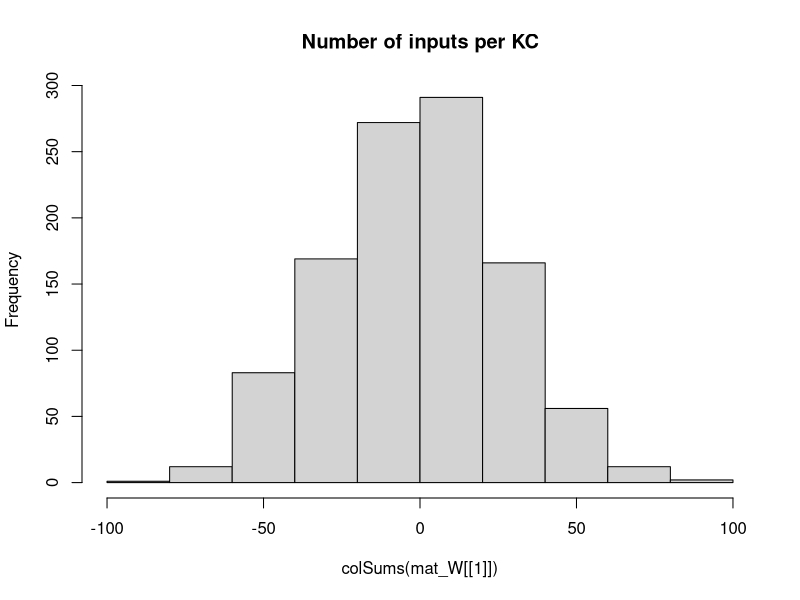

This chart was generated by the following R code: (Note: this script raises an error after producing the figure.)
## Development Code for Willsaw NN image recognition of zfish larva
## KL 2021
## I will implement a MB random kernel NN as in my Ant Navigation paper 
## This Files Trains the weights of  2 Layer Net : Random Expansion Feature Layer (Random Kernel Trick) -> Perceptron Output neuron 
## The connections in L1 Random Sparse Net are data independent, while L2 wights are trained via +ve larva head template samples to filter patterns that look like larva
## The input images are labeled as Fish and non fish according to the folder they are placed.
# Output is saved as pgm images which are then loaded by tracker software so as to implemend the simple classifier net implemended here 

library("pixmap")
library("yaml")



## Initialize the random Weight vector of an L1 (KC) neuron  
init_random_W3 <- function(m, p){
  m <- rnorm(NROW(m),0.0,sd=1) ## larger SD sizes make learning divergent ///#runif(NROW(m))/(10*NROW(m)) ##Weak Synapses
  return (m)
}


## Initialize the random Weight vector of an L1 (KC) neuron  
init_random_W2 <- function(m, p){
  # Draw random Number N of Sampled Inputs From Binomial
  #n <- rbinom(1,length(m),p)
  ## Set N random synapses as inputs to KC
  #idx <- sample(1:length(m),n)
  m <- rnorm(NROW(m),0,sd=1) ## larger SD sizes make learning divergent ///#runif(NROW(m))/(10*NROW(m)) ##Weak Synapses
  ## Likely Stronger Subset
  #m[idx] <- 1#/length(m) #runif(n)/(10*length(m)) #1/NROW(m)
  #print(length(m))
  return (m)
}


## Initialiaze the random Weight vector of an L1 (KC) neuron  
init_sparse_W <- function(m,p){
  # Draw random Number N of Sampled Inputs From Binomial
  n <- rbinom(1,length(m),p)
  ## Set N random synapses as inputs to KC
  idx <- sample(1:length(m),n)
  #m <- runif(NROW(m))/(1000000*NROW(m)) ##Weak Synapses
  ## Likely Stronger Subset
  m[idx] <- 1#/length(m) #runif(n)/(10*length(m)) #1/NROW(m)
  #print(length(m))
  return (m)
}


## Sigmoid//logistic Transfer Function
N_transfer <- function(activation)
{
  return (1/(1 + exp(-activation) ))
}


## Derivative Sigmoid/logistic Transfer Function
N_transfer_D <- function(activation)
{
  return (N_transfer(activation)*(1-N_transfer(activation)) )
}

## Neural Actvation for a layer with Weitgh Matrix W and Input matrix of col vectors -
#  vector of Biases B - This is to a matrix to operate overall all input activations over Inputs in order 
N_activation <- function(X,W,B)
{
  ## If more Than Half input units (based on Avg inputs) is active - then activate KC
  
  #  if ( sum(X) > KC_THRES )
  #    return (1)
  # else
  mat_B <- matrix(B,ncol=ncol(X),nrow=length(B) )
  ## Bias is just another W attached to a fixed Input 1
  return (W%*%X + mat_B)
}

## Copies A Smaller Matrix To the Middle of a larger one - (Pasting Image on larger canvas)
matrix_paste <- function(src,target)
{
  x_offset <- round((ncol(target)- ncol(src))/2 )
  y_offset <- round((nrow(target)- nrow(src))/2 )
  target[ (1+y_offset):(y_offset+nrow(src)),(1+x_offset):(x_offset+ncol(src))] <-src
  return(target)
}


sparse_binarize <- function(X,INPUT_SPARSENESS)
{
  ## Binarize Input Image / Set Sparsensess ##
  pxsparse = 1.0
  thres_bin = mean(X)
  max_iter = 100
  
  while (pxsparse > INPUT_SPARSENESS & max_iter > 0)
  {
    X_bin <-  as.numeric(X > thres_bin)
    pxsparse <- sum(as.numeric(X_bin[X_bin > 0]))/length(X_bin)
    thres_bin = thres_bin + 0.01;
    max_iter = max_iter + 1
  }
  
  
  ##message("Input Sparseness:",pxsparse)
  
  return(X_bin)
}




makeInputMatrix <- function(img_list,inmat_W)
{
  
  ## TRAIN /TEST ##
  img_list <- img_list[,1]
 
  
  
  ## Matrix Of  image Input Vectors  
  mat_X = matrix(0,nrow=ncol(inmat_W[[1]]),ncol=length(img_list) )
  fileidx <- 0
  for (in_img in img_list)
  {
    fileidx= fileidx + 1
    
    imgT <- read.pnm(as.character(in_img) )
    mat_img <- getChannels(imgT)  ## Converted 0..1 real
    X <- as.vector(mat_img)
    ### Add Fixed input 1 - To operate As Adjustable Bias for each input   
    ##X[length(X)] <- 1 # c(as.vector(mat_img),1)
    
    ##message(in_img," Input Dim:", dim(mat_img)[1],"x",dim(mat_img)[2],"=",dim(mat_img)[2]*dim(mat_img)[1])
    
    if (length(X) > n_top_px)
    {
      warning("input sample too big - skipping")
      next
    }
    
    ## If Loaded image is Smaller than INput - Then Resize (paste into) larger Matrix to fit
    if (length(X) < n_top_px)
    {
      ##message("input sample Smaller than Canvas - pasting")
      mat_t <- matrix(0,nrow=img_dim[1],ncol=img_dim[2])
      mat_img <- matrix_paste(mat_img,mat_t)
      ##message("Converted  Dim:", dim(mat_img)[1],"x",dim(mat_img)[2],"=",dim(mat_img)[2]*dim(mat_img)[1])
    }
    
    ##mypic = new("pixmapGrey", size=dim(mat_img),grey = mat_img);plot(mypic)
    ## Convert to Col Vector
    ##X <- sparse_binarize(as.vector(mat_img),INPUT_SPARSENESS)
    X <- as.vector(mat_img)
    
    dim(X) <- c(length(X),1) ## Make into Col Vector
    
    if (length(X) > n_top_px)
    {
      warning(in_img,"Image Too large. Skipping")
      next
    }
    
    stopifnot(length(mat_X[,fileidx]) ==length(X) ) 
    mat_X[,fileidx] <- X # Save In Vector to MAtrix
    
  }## Load All Input Vectors Into Matrix X
  
  return(mat_X)
} ##Make INput List



### EXPORT MAtrix to YAML for !!opencv-matrix##
matrixToYamlForOpenCV <- function(mat)
{
  ##!!opencv-matrix
  strHeader <- "!!opencv-matrix\n rows: %d\n cols: %d\n dt: f\n data:["
  ## Matrix Will Be saved Transposed Because Data serial Reading Order is by row in OpenCV while Here Serialization is By Column
  strHeader <- sprintf(strHeader,nrow(mat),ncol(mat))
  strData = ""
  lineWidth = 100#min(100,length(mat))
  
  ## COMMENTED OUT AS SUDDENLY as.yaml started adding new Lines in data automatically - The following routine does this manually
  # ##Long Strings Need to be broken by New Lines otherwise OPENCV FIle Storage FAils
  # if (length(mat) > lineWidth){
  #   fcon<- tempfile("matrixYaml")
  #   
  #   ## Need to export To TEMP file as string Concat Is too SLOW
  #   for (i in seq(1,length(mat),lineWidth) ){
  #     write(mat[i:min(i+lineWidth-1,length(mat)-1)], file = fcon,ncolumns = 100, append = TRUE, sep = ", ")
  #     ##cat(",",file = fcon, append = TRUE,fill=FALSE)
  #     #strData = paste0(strData, toString(mat[i:min(i+lineWidth,length(mat))],"\n",width=0))
  #   }
  #   ## Join  All Lines Back INto One String - With Newlines and Commas and Intendation
  #   #strData = noquote()
  #   strData = noquote(paste0(
  #                     readLines(con = fcon, n = -1L, ok = TRUE, warn = TRUE, skipNul = FALSE, encoding = "UTF-8"),
  #                            collapse=",\n         ")) ##
  #   #class(strData) <- "verbatim"
  # }else
    
  ## Need to TransposeBecause Data serial Reading Order is by row in OpenCV while Here Serialization is By Column
  strData = toString(t(mat))
  
  
  strRet=  noquote(paste0(strHeader,strData,"]")) 
  
  
  ##Character vectors that have a class of ‘verbatim’ will not be quoted in the output YAML 
  class(strRet) <- "verbatim"
  ##class(strRet) <- "verbatim"
  #write(strRet,file = fcon)  
  return(noquote(strRet) )
}




## Process 2 Layer Network - Return Last Node Output produced for each input image
## Note : Input Layer Is Simplified - No activation function needed or Bias - Input image intentities are taken as activations
## Target_output is vector of desired output for each output Neuron these I chose to be L2_1=1 (Fish) L2_2=1 (Non Fish)
net_proc_images_batch <- function(mat_X,inmat_W,inLayer_Bias,mat_Y,learningRate = 0.0)  
{
  
  L_X     <- list() ## Output Of Layer k
  L_A     <- list() ## Activation of  Layer k
  L_delta <- list()  ## Delta is the "cost attributable to (the value of) that node". 
  L2_out <- list()
  
  scaledEta = learningRate/ ncol(mat_X)
  outError = 0 #'Mean Sq Error Of File Batch'

    ##Input Layer Is Simplified - No activation function needed or Bias - Input image intentities are taken as activations
    ## Due to R hell with numbers ecoming Factors I need to do this tricl
    
    ##Target_output <- mat_Y[fileidx,] 
     
    ## Forward Propagation ##
    ##mat_X[1,] = 1 ## Add COnst Input so W_i operates as a Bias IxW 
   ##  matrix of output Col vectors correspond to output
    for (l in 1:(N_Layers+1) )
    {
      if (l == 1) ## 1st Layer is INput 
      {
        ##Activation 
        L_A[[1]] <- mat_X
        L_X[[1]] <- mat_X##N_transfer(X-0.5)
        
      }else
      {
        #L_X[[l-1]][1,] = 1 ##No Need - Removed for TEST/ Add COnst Input so W_i operates as a Bias IxW
        ## Idx k for Bias and W are advanced +1 - 
        L_A[[l]] <- N_activation(L_X[[l-1]], inmat_W[[l-1]], inLayer_Bias[[l-1]] )
        
        L_X[[l]] <- N_transfer( L_A[[l]])
        
      }
    }
    MSQError =  sum(((mat_Y) - L_X[[N_Layers+1]] )^2)/ ncol(mat_X)

    ## Note Indexes L_X and mat/biases are off by one because LX_1 is considerened an input layer, while neural layer is l=2
    
    ### Back Propagation ###
    for (l in (N_Layers):1 )
    {
      ##On Output Layer
      if (l == (N_Layers))
      {
        ## Element Wise Product (hadamart Product)   // SIGMOID * COST_Derivative ( squared error cost function wrt activations)
        L_delta[[l]] <- ( N_transfer_D( L_X[[l+1]] )   * (L_X[[l+1]] - mat_Y)) ##*N_transfer_D(L_X[[l]])
      }else{
        #L_delta[[l]] <- L_delta[[l+1]] %*% t(mat_W[[l]])*N_transfer_D(L_X[[l]])
        L_delta[[l]] <-   t(t(L_delta[[l+1]]) %*%(inmat_W[[l+1]])*t(N_transfer_D( L_X[[l+1]] )))    ## %*% t(N_transfer_D(L_X[[l-1]]) )
      }
      
      dE <- (L_delta[[l]])%*%t(L_X[[l]])  ##Instead of L_A[
      dW <- (scaledEta)*dE 
      ##Add average change over batch samples
      inmat_W[[l]] <- inmat_W[[l]] -  dW ##length(img_list)

      ## Error Non-Conform
      inLayer_Bias[[l]] <- inLayer_Bias[[l]] - rowSums( scaledEta*(L_delta[[l]]) )  
      ##if (l==1)
      ##  hist(dW)
    }
    
    #hist(Layer_Bias[[1]])
    #if (fileidx %% 10 == 0)  
    #  hist(inmat_W[[1]], main="After")
    
    
    ## Forward Propagation ## 
    # L1 <- N_transfer(N_activation(mat_X, inmat_W[[1]],inmat_B[[1]]  ) ) ## v_Layer_Bias[i] matrix(rep(,nrow(mat_X)),nrow=nrow(mat_X) )  
    # ## L2 matrix of output Col vectors correspond 
    # L2 <-  N_transfer(N_activation(L1,inmat_W[[2]] ,  inmat_B[[2]] )  )  
    # 
    # MSQError =  sum(((mat_Y) - L2 )^2)/ ncol(mat_X)
    # 
    ## Forward Propagation ##
    ##  matrix of output Col vectors correspond to output
    for (l in 1:(N_Layers+1) )
    {
      if (l == 1) ## 1st Layer is INput 
      {
        ##Activation 
        L_A[[1]] <- mat_X
        L_X[[1]] <- mat_X ##N_transfer(X-0.5)
        
      }else
      {
        L_A[[l]] <- N_activation(L_X[[l-1]], inmat_W[[l-1]], inLayer_Bias[[l-1]] )
        stopifnot(!any(is.nan( L_A[[l]]))) ##Check LAST W update did not cause NAN
        L_X[[l]] <- N_transfer( L_A[[l]])
        stopifnot(!any(is.nan(L_X[[l]]))) ##Check For NAN
      }
    }
    MSQError =  sum(((mat_Y) - L_X[[N_Layers+1]] )^2)/ ncol(mat_X)
    
    
    
    
    ##message("Recognition Output for Img ",in_img," is F:",L_X[[3]][1]," non-F:",L_X[[3]][2]," Active KC:",L2_out[[fileidx]]$KC_active/N_KC )
    #dim(X) = img_dim##dim(mat_img)
    
    
    #image(X_bin)
    #title(main = paste(in_img,strRes," R:",L2_Neurons_out[1]-L2_Neurons_out[2]), font.main = 4)
  
  
  lout <- list(X=mat_X,
               W=inmat_W,
               B=inLayer_Bias,
               output= L_X[[N_Layers+1]],
               outputActivation= L_A[[N_Layers+1]],
               Target=mat_Y,
               #out=data.frame( do.call(rbind,L2_out ) ),
               MSQError=MSQError )
  
  #MSQError =  sum(((mat_Y) - L2)^2)/nrow(mat_X)
  
  return(lout  )
}



img_dim <- c(38,28)

dInitialLearningRate    <- dLearningRate <- 0.0001
n_top_px <- img_dim[2]*img_dim[1]
N_KC = round(n_top_px*5) ## Number of Kenyon Cells (Input layer High Dim Coding)
#N_SYN_per_KC <- 50 NOT USED  #ONLY FOR L1-2  n_top_px/500 ## Number of pic Features each KC neuron Codes for
#KC_THRES <- N_SYN_per_KC*0.25 ## Number of INput that need to be active for KC to fire/Activate
#v_Layer_N2 <- c(n_top_px, N_KC, 2)
###THESE SETTINGS L=5 (500,300,100,20, 2) WORKED WITH eta=10e-4
#v_Layer_N <- c(n_top_px, 500,300,100,20, 2) ##number of Units per layer (assume fully connected with Normal Dist of Strength)
v_Layer_N <- c(n_top_px, 750,500,300,200,100,20, 2) ##number of Units per layer (assume fully connected with Normal Dist of Strength)
N_Layers <- length(v_Layer_N)-1
#v_Layer_CON <- c(N_SYN_per_KC/n_top_px,)
Layer_Bias <- list() ## Number of INput that need to be active for Neuron to fire/Activate
INPUT_SPARSENESS = 0.25


batchSize = 222 # Number of Training IMages for Each Learning Episode (which will define error graident )
Nbatches = 1500 ## Number of random batchs (of size batchSize) to repeat training over
trainingN = 100 ## Training Cycles For Each Batch



mat_W <<- list() # List Of Weight Matrices

## Make Sparse Random Synaptic Weight matrix Selecting Inputs for each KC
for (k in 1:N_Layers)
{
  mat_W[[k]] <- matrix(0,ncol=v_Layer_N[k],nrow=v_Layer_N[k+1])
  ## Init Random
  if (k==1)
    mat_W[[k]] <-t(apply(mat_W[[k]],1,init_random_W2,0)) ## ##t(apply(mat_W[[k]],1,init_sparse_W,N_SYN_per_KC/n_top_px)) ##
  
  if (k==2)
    mat_W[[k]] <- t(apply(mat_W[[k]],1,init_random_W2,0)) ##
  
  if (k>=3)
    mat_W[[k]] <- t(apply(mat_W[[k]],1,init_random_W3,0)) ##
  
    
  Layer_Bias[[k]] <- matrix(1,ncol=1,nrow=v_Layer_N[k+1] )  #rep(1,) ## Initialiaze Neural Biases
}

#hist(mat_W[[3]])
hist(colSums(mat_W[[1]]),main="Number of inputs per KC")

##Layer 2 (Output Perceptron)
#L2_Neurons <<- 2

### RUN BATCH TRAINING ###
## Apply Input Image ##
## list training files 
setwd("/home/kostasl/workspace/zebrafishtrack/Rplots")
sPathTrainingSamples="../img/trainset/fish"
sPathTrainingSamplesB="../img/trainset/fish_B"
sPathTrainingSamples_small="../img/trainset/fish_camA"
sPathTrainingNonSamples="../img/trainset/nonfish/"
sPathTrainingNonSamplesB="../img/trainset/nonfish_B/"
sPathTestingSamplesFish="../img/fish/"
sPathTestingSamplesNonFish="../img/nonfish/"


#load(file="fishNetL3.RData")
#load(file=paste0("fishNetL",5,"-B.RData"))

img_list_train_fish =  cbind(files=list.files(path=sPathTrainingSamples,pattern="*pgm",full.names = T),F=1,NF=0)
img_list_train_fishB =  cbind(files=list.files(path=sPathTrainingSamplesB,pattern="*pgm",full.names = T),F=1,NF=0)
img_list_train_fish_camA =  cbind(files=list.files(path=sPathTrainingSamples_small,pattern="*pgm",full.names = T),F=1,NF=0) 
img_list_test_fish = cbind(files=list.files(path=sPathTestingSamplesFish,pattern="*pgm",full.names = T),F=1,NF=0)
img_list_train_nonfish =   cbind(files=list.files(path=sPathTrainingNonSamples,pattern="*pgm",full.names = T),F=0,NF=1)
img_list_train_nonfishB =   cbind(files=list.files(path=sPathTrainingNonSamplesB,pattern="*pgm",full.names = T),F=0,NF=1)
img_list_test_nonfish =  cbind(files=list.files(path=sPathTestingSamplesNonFish,pattern="*pgm",full.names = T),F=0,NF=1)

## A Small Sample set for Testing the Algorithm Discrimiation between X and 1 
img_list_train_ones <-  cbind(files=list.files(path="../img/trainset/ones/",pattern="*pgm",full.names = T),F=1,NF=0)
img_list_train_X <-  cbind(files=list.files(path="../img/trainset/X/",pattern="*pgm",full.names = T),F=0,NF=1)

img_list_debug_f <-  cbind(files=list.files(path="../img/debug/fish/",pattern="*pgm",full.names = T),F=1,NF=0)
img_list_debug_nf <-  cbind(files=list.files(path="../img/debug/nonfish/",pattern="*pgm",full.names = T),F=0,NF=1)


img_list_all <- rbind.data.frame(img_list_train_fish,
                                 img_list_train_fishB,
                                 img_list_train_fish_camA,
                                 img_list_test_fish,
                                 img_list_train_nonfish,
                                 img_list_train_nonfishB,
                                 img_list_test_nonfish,stringsAsFactors = FALSE) #
#img_list_train <- rbind.data.frame(img_list_train_fish,img_list_test_fish,img_list_train_nonfish,img_list_train_nonfish,stringsAsFactors = FALSE)
#img_list_test=  list.files(path=sPathTestingSamples,pattern="*pgm",full.names = T) Samples ##


img_list_train <- rbind.data.frame(img_list_train_fish,
                                   img_list_train_fishB,
                                   img_list_train_fish_camA,
                                   img_list_train_nonfish,
                                   img_list_train_nonfishB, stringsAsFactors = FALSE) #
#img_list_train <- rbind.data.frame(img_list_train_ones,img_list_train_X)
#img_list_all <- rbind.data.frame(img_list_train_fish,stringsAsFactors = FALSE)
#img_list_train <-  rbind.data.frame(img_list_debug_f,img_list_debug_nf)


lFitError <- list()
dfitRecord <- data.frame()

vTrainingError <- vector()
## Subset INput LIst Into Batches
rIdx = 1

### Start Main FishNet TRAINING LOOP ###
for (b in 1:Nbatches)
{
  ##Make Matrix -For All net inputs
  ## Balance Random Batch Sample Equally between Classes  ##
  img_list_suffled <- img_list_train[sample(1:nrow(img_list_train)),] #rbind.data.frame((img_list_train[img_list_train$F == 1,])[sample(1:(batchSize/2)),] , (img_list_train[img_list_train$NF == 1,])[sample(1:(batchSize/2)),] )
  ##Select Subset Batch
  img_list_suffled <- head(img_list_suffled,batchSize)
  
  mat_X <- makeInputMatrix(img_list_suffled,mat_W)
  
  label_list <-cbind.data.frame(F=(img_list_suffled[,2]),NF=(img_list_suffled[,3]) )##Target output/labels
  mat_Y <- t(apply(as.matrix(label_list),2,strtoi))  

  message("~~~~ Learning Rate: ",dLearningRate)

  
  for (i in 1:trainingN)
  {  
    
    #dLearningRate    <- dInitialLearningRate/i
    
    
    # TRAIN On Fish 
    dnetout <- net_proc_images_batch(mat_X, mat_W, Layer_Bias, mat_Y, dLearningRate )
    mat_W   <<- dnetout$W
    mat_B   <<- dnetout$B

    #message(fileidx,". MSQERR:",MSQError,"  ", L2_out[[fileidx]]$L2_F, "-", L2_out[[fileidx]]$L2_NF, " ERR: ", L2_out[[fileidx]]$Err ," ",in_img)
    ## Evaluate Fraction Correct - Check If Fish Out Neuron Is Maximum - Compare to Target Vector 
    vclassOut <- apply(dnetout$output,2,function(x){ if(which(x== max(x) )==2) return(0) else return(1) })
    fractCorrect <- sum(dnetout$Target[1,] == vclassOut)/length(vclassOut)
    
    message(rIdx,". MSQERR:",dnetout$MSQError,", % Correct: ",fractCorrect)
  

    vTrainingError[rIdx] = dnetout$MSQError  #plot(unlist(dnetout$out$MSERR),main=paste(i,"Mean SQ Err"))
    rIdx = rIdx +1
    
    plot(vTrainingError,ylim=c(0.00001,1),type="l",log="y") #ylim=c(0,1)xlim=c(0,trainingN*Nbatches)
    
  }## Repeated Training On Batch 
  
  ##Mark End Of Batch
  points(length(vTrainingError),tail(vTrainingError,1),ylim=c(0.00001,1),type="p",log="y") #ylim=c(0,1)xlim=c(0,trainingN*Nbatches)
} ## Different Batch Suffles  

save.image(file=paste0("fishNetL",N_Layers,"-C.RData"))

plot(c) #ylim=c(0,1)





### VALIDATE Calc Final Performance ###

##Select Subset Batch
img_list_suffled <-rbind.data.frame(img_list_debug_f,img_list_debug_nf)## img_list_train_nonfish#img_list_all[sample(1:nrow(img_list_all),50 ),] #img_list_test_nonfish #img_list_test_nonfish # ##img_list_all[sample(1:nrow(img_list_all),100 ),]# 
mat_X <- makeInputMatrix(img_list_suffled,mat_W)
label_list <-cbind.data.frame(F=(img_list_suffled[,2]),NF=(img_list_suffled[,3]) )##Target output/labels
mat_Y <- t(apply(as.matrix(label_list),2,strtoi))
# 
# ## TODO : Move this in Funct - Use One MAtrix For Net -Matrix Of Biases
# mat_B <- list()
# for (k in 1:N_Layers)
#   mat_B[[k]] <- matrix(Layer_Bias[[k]],ncol=ncol(mat_X),nrow=length(Layer_Bias[[k]]) )


dLearningRate    <- 0.0
# TRAIN On Fish 
#for (i in 1:1000)
#{
  dnetoutV <- net_proc_images_batch(mat_X, mat_W, Layer_Bias, mat_Y, dLearningRate )
  mat_W <-      dnetoutV$W
  Layer_Bias <- dnetoutV$B
  vclassOut <- apply(dnetoutV$output,2,function(x){ if(which(x== max(x) )==2) return(0) else return(1) })
  fractCorrect <- sum(dnetoutV$Target[1,] == vclassOut)/length(vclassOut)
  
  message("~~~~~~~~~ Validation. MSQERR:",dnetoutV$MSQError,", % Correct: ",fractCorrect," ~~~~~~~~~~~~~")
#}

  
hist(dnetoutV$Target - N_transfer( dnetoutV$output) )




## FOR EXPORT MATRICES TO YAML SO THEY CAN BE LOADED INTO TRACKER  ##
fishNet <- list(NLayer=length(dnetout$W))
for (l in 1:fishNet$NLayer)
{
  fishNet[[paste0("LW",as.character(l))]] = dnetout$W[[l]]
  fishNet[[paste0("LB",as.character(l))]] = dnetout$B[[l]]
  attr(fishNet[[paste0("LW",as.character(l))]], "tag") <- "!!opencv-matrix" ##Adding tags Also Change The Header to Verbatim, which does not work in OPENCV
  attr(fishNet[[paste0("LB",as.character(l))]], "tag") <- "!!opencv-matrix" ##Adding tags Also Change The Header to Verbatim, which does not work in OPENCV
}



#fishNet <- list(LW1=Layer_Bias[[2]]
#)
## EXPORT TO YAML FOR OPENCV - Custom/hacked exporter routine specific to OPENCV
  filename <- paste0("fishNet_L",N_Layers,".yml")
  con <- file(filename, "w")
  message("Exporting to YAML-Wait for it , this may take a while...")
  write("%YAML:1.0",con) ##Header Is necessary For OPENCV 
  ## Indentation Needs to be 3
  str_yaml<- noquote(as.yaml(fishNet, handlers=list(matrix=matrixToYamlForOpenCV), line.sep="\n",indent=3,unicode=F))
  #  CLEAN UP String FRom Escape Chars
  ## the Var Type tag !!opencv-matrix needs to be on same line as vairable Name - For OpenCV file store - FIX
  str_yaml <- gsub("\n  !!opencv-matrix","!!opencv-matrix",str_yaml,fixed = T)
  str_yaml <- gsub("\\n","\n",str_yaml,fixed = T)## Remove Escaped NewLines
  str_yaml <- gsub("\"","",str_yaml,fixed = T)#Remove Quates

  write(noquote(str_yaml),con,append=TRUE) ##Header Is necessary For OPENCV 
  close(con)





  
  
  
  
  
  
  
  ############## 


  
  
